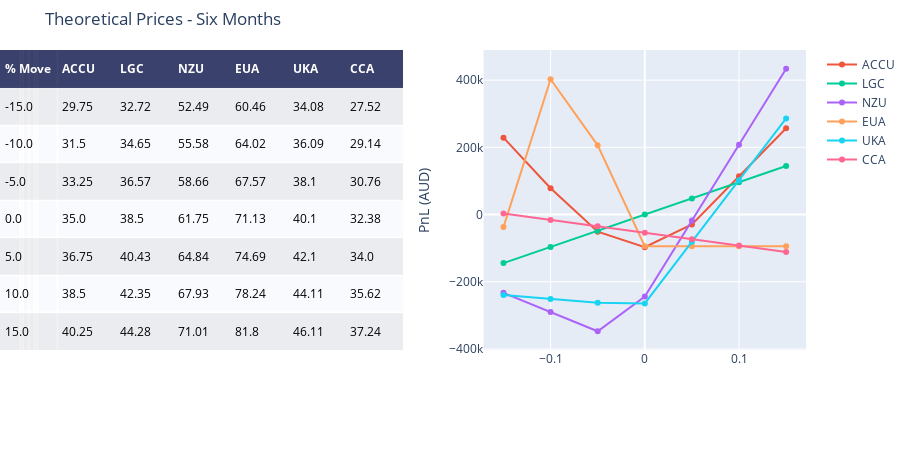

The code cell stored with this chart in its notebook:
### Code cell
price_ranges, price_returns, price_pnls = create_returns(six_months)

fig = ff.create_table(price_ranges,height_constant=50)

for i in mkts:
    #fig.add_trace(go.Scatter(x=fig_daily.Sigma, y=fig_daily[i], name=i, xaxis='x2', yaxis='y2'))
    fig.add_trace(go.Scatter(x = price_returns, y=price_pnls[i], name=i, xaxis='x2', yaxis='y2'))
    fig.update_xaxes(tickvals=[-0.15,-0.10,-0.5,0,0.5,0.10,0.15])
    
fig.update_layout(
    title_text = 'Theoretical Prices - Six Months',
    margin = {'t':50, 'b':100},
    xaxis = {'domain': [0, .5]},
    xaxis2 = {'domain': [0.6, 1.],'title':''},
    yaxis2 = {'anchor': 'x2', 'title': 'PnL (AUD)'}
)

fig.show()

### Figure 1 — Plotly figure (JSON) as saved in the notebook; plotly's stock layout.template omitted (floating-point values rounded to 4 significant figures)
{"data": [{"colorscale": [[0, "#00083e"], [0.5, "#ededee"], [1, "#ffffff"]], "hoverinfo": "none", "opacity": 0.75, "showscale": false, "type": "heatmap", "z": [[0, 0, 0, 0, 0, 0, 0], [0.5, 0.5, 0.5, 0.5, 0.5, 0.5, 0.5], [1, 1, 1, 1, 1, 1, 1], [0.5, 0.5, 0.5, 0.5, 0.5, 0.5, 0.5], [1, 1, 1, 1, 1, 1, 1], [0.5, 0.5, 0.5, 0.5, 0.5, 0.5, 0.5], [1, 1, 1, 1, 1, 1, 1], [0.5, 0.5, 0.5, 0.5, 0.5, 0.5, 0.5]]}, {"name": "ACCU", "type": "scatter", "x": [-0.15, -0.1, -0.05, 0, 0.05, 0.1, 0.15], "xaxis": "x2", "y": [228800.0, 78560.0, -50810.0, -97230.0, -29390.0, 113700.0, 256800.0], "yaxis": "y2"}, {"name": "LGC", "type": "scatter", "x": [-0.15, -0.1, -0.05, 0, 0.05, 0.1, 0.15], "xaxis": "x2", "y": [-144375, -96250, -48125, 0, 48125, 96250, 144375], "yaxis": "y2"}, {"name": "NZU", "type": "scatter", "x": [-0.15, -0.1, -0.05, 0, 0.05, 0.1, 0.15], "xaxis": "x2", "y": [-233000.0, -290100.0, -347200.0, -243900.0, -17960.0, 208000.0, 433900.0], "yaxis": "y2"}, {"name": "EUA", "type": "scatter", "x": [-0.15, -0.1, -0.05, 0, 0.05, 0.1, 0.15], "xaxis": "x2", "y": [-37240.0, 402800.0, 206000.0, -94220.0, -94220.0, -94220.0, -94220.0], "yaxis": "y2"}, {"name": "UKA", "type": "scatter", "x": [-0.15, -0.1, -0.05, 0, 0.05, 0.1, 0.15], "xaxis": "x2", "y": [-239200.0, -250900.0, -262600.0, -264600.0, -81050.0, 102500.0, 286000.0], "yaxis": "y2"}, {"name": "CCA", "type": "scatter", "x": [-0.15, -0.1, -0.05, 0, 0.05, 0.1, 0.15], "xaxis": "x2", "y": [3078.0, -15980.0, -35040.0, -54100.0, -73160.0, -92210.0, -111300.0], "yaxis": "y2"}], "layout": {"annotations": [{"align": "left", "font": {"color": "#ffffff"}, "showarrow": false, "text": "<b>% Move</b>", "x": -0.45, "xanchor": "left", "xref": "x", "y": 0, "yref": "y"}, {"align": "left", "font": {"color": "#ffffff"}, "showarrow": false, "text": "<b>ACCU</b>", "x": 0.55, "xanchor": "left", "xref": "x", "y": 0, "yref": "y"}, {"align": "left", "font": {"color": "#ffffff"}, "showarrow": false, "text": "<b>LGC</b>", "x": 1.55, "xanchor": "left", "xref": "x", "y": 0, "yref": "y"}, {"align": "left", "font": {"color": "#ffffff"}, "showarrow": false, "text": "<b>NZU</b>", "x": 2.55, "xanchor": "left", "xref": "x", "y": 0, "yref": "y"}, {"align": "left", "font": {"color": "#ffffff"}, "showarrow": false, "text": "<b>EUA</b>", "x": 3.55, "xanchor": "left", "xref": "x", "y": 0, "yref": "y"}, {"align": "left", "font": {"color": "#ffffff"}, "showarrow": false, "text": "<b>UKA</b>", "x": 4.55, "xanchor": "left", "xref": "x", "y": 0, "yref": "y"}, {"align": "left", "font": {"color": "#ffffff"}, "showarrow": false, "text": "<b>CCA</b>", "x": 5.55, "xanchor": "left", "xref": "x", "y": 0, "yref": "y"}, {"align": "left", "font": {"color": "#000000"}, "showarrow": false, "text": "-15.0", "x": -0.45, "xanchor": "left", "xref": "x", "y": 1, "yref": "y"}, {"align": "left", "font": {"color": "#000000"}, "showarrow": false, "text": "29.75", "x": 0.55, "xanchor": "left", "xref": "x", "y": 1, "yref": "y"}, {"align": "left", "font": {"color": "#000000"}, "showarrow": false, "text": "32.72", "x": 1.55, "xanchor": "left", "xref": "x", "y": 1, "yref": "y"}, {"align": "left", "font": {"color": "#000000"}, "showarrow": false, "text": "52.49", "x": 2.55, "xanchor": "left", "xref": "x", "y": 1, "yref": "y"}, {"align": "left", "font": {"color": "#000000"}, "showarrow": false, "text": "60.46", "x": 3.55, "xanchor": "left", "xref": "x", "y": 1, "yref": "y"}, {"align": "left", "font": {"color": "#000000"}, "showarrow": false, "text": "34.08", "x": 4.55, "xanchor": "left", "xref": "x", "y": 1, "yref": "y"}, {"align": "left", "font": {"color": "#000000"}, "showarrow": false, "text": "27.52", "x": 5.55, "xanchor": "left", "xref": "x", "y": 1, "yref": "y"}, {"align": "left", "font": {"color": "#000000"}, "showarrow": false, "text": "-10.0", "x": -0.45, "xanchor": "left", "xref": "x", "y": 2, "yref": "y"}, {"align": "left", "font": {"color": "#000000"}, "showarrow": false, "text": "31.5", "x": 0.55, "xanchor": "left", "xref": "x", "y": 2, "yref": "y"}, {"align": "left", "font": {"color": "#000000"}, "showarrow": false, "text": "34.65", "x": 1.55, "xanchor": "left", "xref": "x", "y": 2, "yref": "y"}, {"align": "left", "font": {"color": "#000000"}, "showarrow": false, "text": "55.58", "x": 2.55, "xanchor": "left", "xref": "x", "y": 2, "yref": "y"}, {"align": "left", "font": {"color": "#000000"}, "showarrow": false, "text": "64.02", "x": 3.55, "xanchor": "left", "xref": "x", "y": 2, "yref": "y"}, {"align": "left", "font": {"color": "#000000"}, "showarrow": false, "text": "36.09", "x": 4.55, "xanchor": "left", "xref": "x", "y": 2, "yref": "y"}, {"align": "left", "font": {"color": "#000000"}, "showarrow": false, "text": "29.14", "x": 5.55, "xanchor": "left", "xref": "x", "y": 2, "yref": "y"}, {"align": "left", "font": {"color": "#000000"}, "showarrow": false, "text": "-5.0", "x": -0.45, "xanchor": "left", "xref": "x", "y": 3, "yref": "y"}, {"align": "left", "font": {"color": "#000000"}, "showarrow": false, "text": "33.25", "x": 0.55, "xanchor": "left", "xref": "x", "y": 3, "yref": "y"}, {"align": "left", "font": {"color": "#000000"}, "showarrow": false, "text": "36.57", "x": 1.55, "xanchor": "left", "xref": "x", "y": 3, "yref": "y"}, {"align": "left", "font": {"color": "#000000"}, "showarrow": false, "text": "58.66", "x": 2.55, "xanchor": "left", "xref": "x", "y": 3, "yref": "y"}, {"align": "left", "font": {"color": "#000000"}, "showarrow": false, "text": "67.57", "x": 3.55, "xanchor": "left", "xref": "x", "y": 3, "yref": "y"}, {"align": "left", "font": {"color": "#000000"}, "showarrow": false, "text": "38.1", "x": 4.55, "xanchor": "left", "xref": "x", "y": 3, "yref": "y"}, {"align": "left", "font": {"color": "#000000"}, "showarrow": false, "text": "30.76", "x": 5.55, "xanchor": "left", "xref": "x", "y": 3, "yref": "y"}, {"align": "left", "font": {"color": "#000000"}, "showarrow": false, "text": "0.0", "x": -0.45, "xanchor": "left", "xref": "x", "y": 4, "yref": "y"}, {"align": "left", "font": {"color": "#000000"}, "showarrow": false, "text": "35.0", "x": 0.55, "xanchor": "left", "xref": "x", "y": 4, "yref": "y"}, {"align": "left", "font": {"color": "#000000"}, "showarrow": false, "text": "38.5", "x": 1.55, "xanchor": "left", "xref": "x", "y": 4, "yref": "y"}, {"align": "left", "font": {"color": "#000000"}, "showarrow": false, "text": "61.75", "x": 2.55, "xanchor": "left", "xref": "x", "y": 4, "yref": "y"}, {"align": "left", "font": {"color": "#000000"}, "showarrow": false, "text": "71.13", "x": 3.55, "xanchor": "left", "xref": "x", "y": 4, "yref": "y"}, {"align": "left", "font": {"color": "#000000"}, "showarrow": false, "text": "40.1", "x": 4.55, "xanchor": "left", "xref": "x", "y": 4, "yref": "y"}, {"align": "left", "font": {"color": "#000000"}, "showarrow": false, "text": "32.38", "x": 5.55, "xanchor": "left", "xref": "x", "y": 4, "yref": "y"}, {"align": "left", "font": {"color": "#000000"}, "showarrow": false, "text": "5.0", "x": -0.45, "xanchor": "left", "xref": "x", "y": 5, "yref": "y"}, {"align": "left", "font": {"color": "#000000"}, "showarrow": false, "text": "36.75", "x": 0.55, "xanchor": "left", "xref": "x", "y": 5, "yref": "y"}, {"align": "left", "font": {"color": "#000000"}, "showarrow": false, "text": "40.43", "x": 1.55, "xanchor": "left", "xref": "x", "y": 5, "yref": "y"}, {"align": "left", "font": {"color": "#000000"}, "showarrow": false, "text": "64.84", "x": 2.55, "xanchor": "left", "xref": "x", "y": 5, "yref": "y"}, {"align": "left", "font": {"color": "#000000"}, "showarrow": false, "text": "74.69", "x": 3.55, "xanchor": "left", "xref": "x", "y": 5, "yref": "y"}, {"align": "left", "font": {"color": "#000000"}, "showarrow": false, "text": "42.1", "x": 4.55, "xanchor": "left", "xref": "x", "y": 5, "yref": "y"}, {"align": "left", "font": {"color": "#000000"}, "showarrow": false, "text": "34.0", "x": 5.55, "xanchor": "left", "xref": "x", "y": 5, "yref": "y"}, {"align": "left", "font": {"color": "#000000"}, "showarrow": false, "text": "10.0", "x": -0.45, "xanchor": "left", "xref": "x", "y": 6, "yref": "y"}, {"align": "left", "font": {"color": "#000000"}, "showarrow": false, "text": "38.5", "x": 0.55, "xanchor": "left", "xref": "x", "y": 6, "yref": "y"}, {"align": "left", "font": {"color": "#000000"}, "showarrow": false, "text": "42.35", "x": 1.55, "xanchor": "left", "xref": "x", "y": 6, "yref": "y"}, {"align": "left", "font": {"color": "#000000"}, "showarrow": false, "text": "67.93", "x": 2.55, "xanchor": "left", "xref": "x", "y": 6, "yref": "y"}, {"align": "left", "font": {"color": "#000000"}, "showarrow": false, "text": "78.24", "x": 3.55, "xanchor": "left", "xref": "x", "y": 6, "yref": "y"}, {"align": "left", "font": {"color": "#000000"}, "showarrow": false, "text": "44.11", "x": 4.55, "xanchor": "left", "xref": "x", "y": 6, "yref": "y"}, {"align": "left", "font": {"color": "#000000"}, "showarrow": false, "text": "35.62", "x": 5.55, "xanchor": "left", "xref": "x", "y": 6, "yref": "y"}, {"align": "left", "font": {"color": "#000000"}, "showarrow": false, "text": "15.0", "x": -0.45, "xanchor": "left", "xref": "x", "y": 7, "yref": "y"}, {"align": "left", "font": {"color": "#000000"}, "showarrow": false, "text": "40.25", "x": 0.55, "xanchor": "left", "xref": "x", "y": 7, "yref": "y"}, {"align": "left", "font": {"color": "#000000"}, "showarrow": false, "text": "44.28", "x": 1.55, "xanchor": "left", "xref": "x", "y": 7, "yref": "y"}, {"align": "left", "font": {"color": "#000000"}, "showarrow": false, "text": "71.01", "x": 2.55, "xanchor": "left", "xref": "x", "y": 7, "yref": "y"}, {"align": "left", "font": {"color": "#000000"}, "showarrow": false, "text": "81.8", "x": 3.55, "xanchor": "left", "xref": "x", "y": 7, "yref": "y"}, {"align": "left", "font": {"color": "#000000"}, "showarrow": false, "text": "46.11", "x": 4.55, "xanchor": "left", "xref": "x", "y": 7, "yref": "y"}, {"align": "left", "font": {"color": "#000000"}, "showarrow": false, "text": "37.24", "x": 5.55, "xanchor": "left", "xref": "x", "y": 7, "yref": "y"}], "height": 450, "margin": {"b": 100, "l": 0, "r": 0, "t": 50}, "title": {"text": "Theoretical Prices - Six Months"}, "xaxis": {"domain": [0, 0.5], "dtick": 1, "gridwidth": 2, "showticklabels": false, "tick0": -0.5, "ticks": "", "tickvals": [-0.15, -0.1, -0.5, 0, 0.5, 0.1, 0.15], "zeroline": false}, "xaxis2": {"domain": [0.6, 1], "title": {"text": ""}}, "yaxis": {"autorange": "reversed", "dtick": 1, "gridwidth": 2, "showticklabels": false, "tick0": 0.5, "ticks": "", "zeroline": false}, "yaxis2": {"anchor": "x2", "title": {"text": "PnL (AUD)"}}}}
